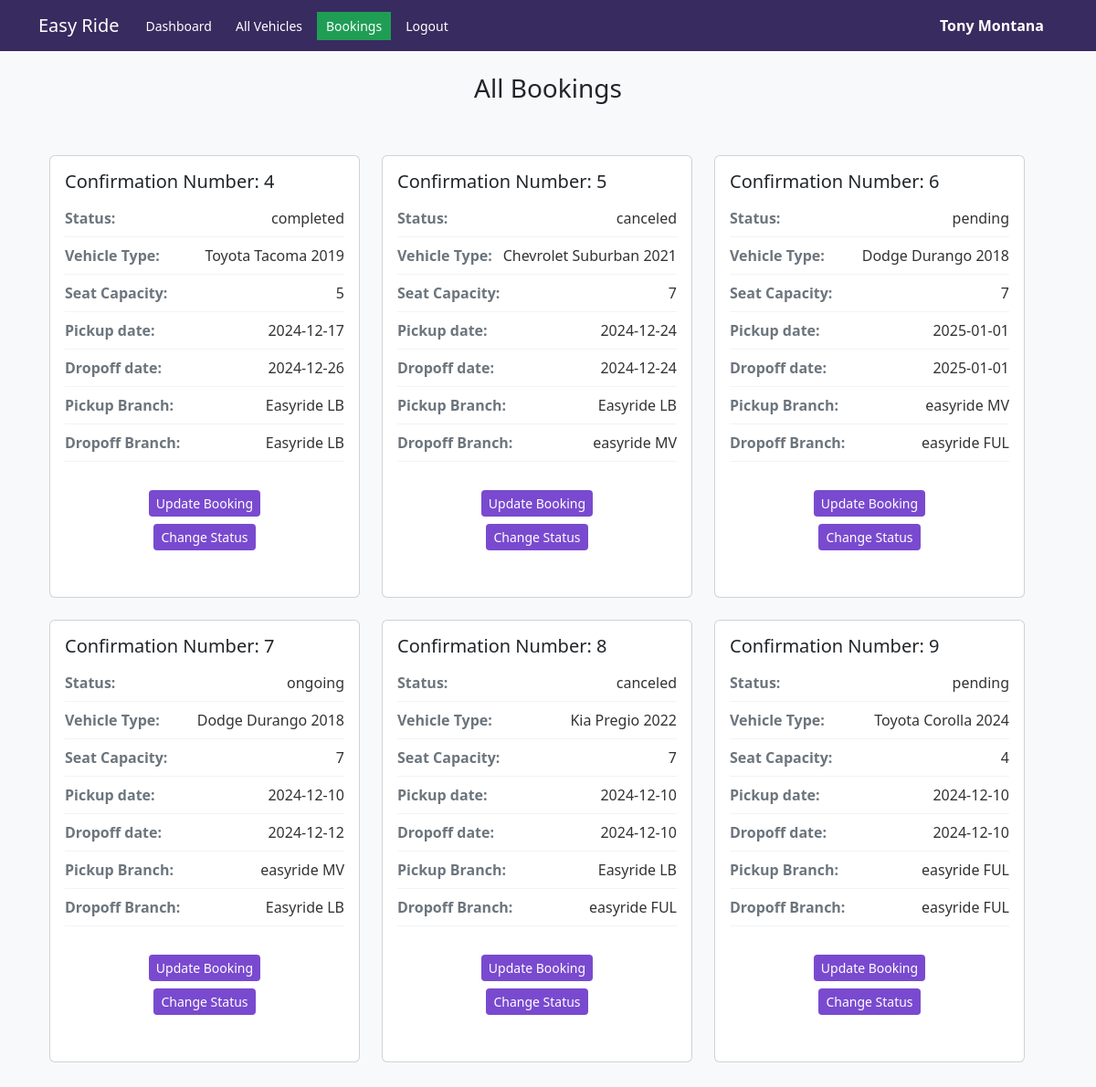
The page /employee_profile.php (signed in) on the database its author committed.
### tables this page shows
CREATE TABLE `employee` (
  `employee_id` int(11) NOT NULL,
  `employee_fname` varchar(25) NOT NULL,
  `employee_lname` varchar(25) NOT NULL,
  `employee_address` varchar(255) NOT NULL,
  `employee_phonenum` varchar(15) NOT NULL,
  `employee_email` varchar(50) NOT NULL,
  `employee_password` varchar(100) NOT NULL,
  `branch_id` int(11) NOT NULL
);

CREATE TABLE `booking` (
  `confirmation_num` int(11) NOT NULL,
  `status` varchar(25) NOT NULL DEFAULT 'pending',
  `vehicle_registration` int(11) NOT NULL,
  `pickup_date` date NOT NULL,
  `pickup_employee_email` varchar(50) DEFAULT NULL,
  `customer_id` int(11) NOT NULL,
  `drop_date` date NOT NULL,
  `drop_employee_email` varchar(50) DEFAULT NULL,
  `pickup_branch_id` int(11) NOT NULL,
  `drop_branch_id` int(11) NOT NULL,
  `amount` float(10,2) NOT NULL
);

CREATE TABLE `vehicle` (
  `car_id` int(11) NOT NULL,
  `c_name` varchar(25) NOT NULL,
  `description` varchar(200) NOT NULL,
  `model_year` int(11) NOT NULL,
  `manufacturer` varchar(20) NOT NULL,
  `color` varchar(10) NOT NULL
);

CREATE TABLE `vehicle_details` (
  `registration_num` int(11) NOT NULL,
  `seat_capacity` int(11) NOT NULL,
  `mileage` int(11) NOT NULL,
  `rate` float(10,2) NOT NULL,
  `type_car_id` int(11) NOT NULL,
  `fuel_type_id` int(11) NOT NULL,
  `vehicle_branch_id` int(11) NOT NULL,
  `car_id` int(11) NOT NULL
);

CREATE TABLE `branch` (
  `branch_id` int(11) NOT NULL,
  `location` varchar(50) NOT NULL,
  `branch_name` varchar(50) NOT NULL
);

### includes/init.php (called while the page is built, shortened)
<?php
require 'classes/employee.php';
require 'classes/booking.php';
$db_obj = new Database();
$db_connection = $db_obj->dbConnection();
$employee_obj = new Employee($db_connection);
$booking_obj = new Booking($db_connection);

### includes/classes/employee.php (called while the page is built, shortened)
<?php
class Employee{
    protected $db;
    function __construct($db_connection){
        $this->db = $db_connection;
    }
    function find_employee_by_id($id){
        try{
            $find_employee = $this->db->prepare("SELECT * FROM `employee` WHERE employee_id = ?");
            $find_employee->execute([$id]);
            if($find_employee->rowCount() === 1){
                return $find_employee->fetch(PDO::FETCH_OBJ);
            }
            else{
                return null;
            }
        }
        catch (PDOException $e) {
            error_log($e->getMessage());
            return null;
        }
    }
}
?>

### includes/classes/booking.php (called while the page is built, shortened)
<?php
class Booking{
    protected $db;
    function __construct($db_connection){
        $this->db = $db_connection;
    }
    function all_bookings(){
        try{
            $get_bookings = $this->db->prepare("SELECT * FROM `booking`");
            $get_bookings->execute();
            $get_bookings = $this->db->prepare("SELECT confirmation_num, status, manufacturer, c_name, model_year, seat_capacity, pickup_date, drop_date, b1.branch_name as b1_branch_name, b2.branch_name as b2_branch_name, customer_id
                                                FROM `booking` as bo
                                                LEFT JOIN `vehicle_details` as vd ON
                                                vd.registration_num=bo.vehicle_registration
                                                LEFT JOIN `vehicle` as v ON v.car_id=vd.car_id
                                                LEFT JOIN `branch` as b1 ON b1.branch_id=bo.pickup_branch_id
                                                LEFT JOIN `branch` as b2 ON b2.branch_id=bo.drop_branch_id");
            $get_bookings->execute();
            if($get_bookings->rowCount() > 0){
                return $get_bookings->fetchAll(PDO::FETCH_OBJ);
            }
            else{
                return false;
            }
        }
        catch (PDOException $e) {
            die($e->getMessage());
        }
    }
}
?>

### employee_profile.php (the view, shortened to what this page needs)
<?php
require 'includes/init.php';
if(isset($_SESSION['employee_id']) && isset($_SESSION['email'])){
    $employee_data = $employee_obj->find_employee_by_id($_SESSION['employee_id']);
    $all_bookings = $booking_obj->all_bookings();
}
else{
    header('Location: logout.php');
    exit;
}
?>
<!DOCTYPE html>
<html lang="en">
<head>
    <link rel="stylesheet" href="./style.css">
    <link href="https://cdn.jsdelivr.net/npm/bootstrap@5.3.0-alpha1/dist/css/bootstrap.min.css" rel="stylesheet">
</head>
<body class="bg-light">
<nav class="navbar navbar-expand-lg navbar-dark nav-container">
        <div class="container">
            <a class="navbar-brand" href="#">Easy Ride</a>
            <div class="collapse navbar-collapse justify-content-center" id="navbarNav">
                <ul class="navbar-nav me-auto mb-2 mb-lg-0">
                <li class="nav-item"><a href="stats.php" rel="noopener noreferrer" class="nav-link">Dashboard</a></li>
                    <li class="nav-item"><a href="employee_vehicles.php" rel="noopener noreferrer" class="nav-link">All Vehicles</a></li>
                    <li class="nav-item"><a href="employee_profile.php" rel="noopener noreferrer" class="nav-link active">Bookings</a></li>
                    <li class="nav-item"><a href="logout.php" rel="noopener noreferrer" class="nav-link">Logout</a></li>
                </ul>
                <span class="employee-name">
                <?php echo  $employee_data->employee_fname." ".$employee_data->employee_lname;?>
            </span>
            </div>
        </div>
    </nav>
    <div class="container px-4 py-4">
            <div class="row mb-4">
                <div class="col-12">
                    <h1 class="h3">All Bookings</h1>
                </div>
            <div class="row g-4">
                <?php
                if($all_bookings){
                    foreach($all_bookings as $row){
                        echo '<div class="col-xl-4 col-md-6 col-sm-12">
                                <div class="card vehicle-card h-100">
                                    <div class="card-body">
                                        <h5 class="card-title">Confirmation Number: '.$row->confirmation_num.'</h5>
                                        <div class="detail-row"><span class="detail-label">Status:</span><span class="detail-value"> '. $row->status.'</span></div>
                                        <div class="detail-row"><span class="detail-label">Vehicle Type:</span><span class="detail-value"> '.$row->manufacturer.' '.$row->c_name.' '.$row->model_year.'</span></div>
                                        <div class="detail-row"><span class="detail-label">Seat Capacity:</span><span class="detail-value"> '.$row->seat_capacity.'</span></div>
                                        <div class="detail-row"><span class="detail-label">Pickup date:</span><span class="detail-value"> '.$row->pickup_date.'</span></div>
                                        <div class="detail-row"><span class="detail-label">Dropoff date:</span><span class="detail-value">'.$row->drop_date.'</span></div>
                                        <div class="detail-row"><span class="detail-label">Pickup Branch:</span><span class="detail-value">'.$row->b1_branch_name.'</span></div>
                                        <div class="detail-row"><span class="detail-label">Dropoff Branch:</span><span class="detail-value"> '.$row->b2_branch_name.'</span></div>
                                        <div class="card-footer row mt-3">
                                        <div class="text-center"><a href="booking_profile.php?id='.$row->confirmation_num.'" class="btn btn-primary btn-sm">Update Booking</a></div>
                                        <div class="text-center mt-2"><a href="booking_status.php?id='.$row->confirmation_num.'" class="btn btn-primary btn-sm">Change Status</a></div>
                                        </div>
                                    </div>
                                </div>
                            </div>';
                    }
                }
                else{
                    echo '<div class="alert alert-info">There is no bookings!</div>';
                }
                ?>
            </div>
        </div>
    </div>
</body>
</html>

### style.css (style rules this page uses)
* { box-sizing: border-box; -webkit-box-sizing: border-box; }
body { padding: 0px; margin: 0; font-family: 'Open Sans', sans-serif; background-color: #F8FAFC; }
a { color: inherit; text-decoration: none; outline: none; }
h1 { text-align: center; color: #232323; }
.active { outline: none; background-color: #1F9D55 !important; color: #FFF !important; }
body { font-family: 'Open Sans', sans-serif; background-color: #F8FAFC; color: #232323; }
.nav-container { background-color: #382B5F !important; }
.nav-container .nav-link { color: #FFF !important; font-size: 14px; padding: 5px 10px !important; margin: 0 3px; }
.nav-container .nav-link.active { background-color: #1F9D55 !important; color: #FFF !important; }
.btn-primary { background-color: #794ACF !important; border-color: #794ACF !important; }
.container { max-width: 100%; }
.employee-name { color: #FFF; margin-right: 15px; font-weight: bold; }
.vehicle-card { border-radius: 10px; transition: transform 0.3s ease, box-shadow 0.3s ease; margin-bottom: 20px; }
.detail-row { display: flex; justify-content: space-between; padding: 8px 0; border-bottom: 1px solid #f1f3f5; }
.detail-label { color: #6c757d; font-weight: 600; }
.detail-value { color: #333; }
.vehicle-card .card-footer { background-color: transparent; border-top: none; padding: 15px; }
.vehicle-card .btn-primary { background-color: var(--primary-color, #007bff); border: none; transition: background-color 0.3s ease; }

### rows shown on the page
employee: employee_fname "Tony", employee_lname "Montana"
booking: confirmation_num "4", status "completed", vehicle.manufacturer "Toyota", vehicle.c_name "Tacoma", vehicle.model_year "2019", vehicle_details.seat_capacity "5", pickup_date "2024-12-17", drop_date "2024-12-26", pickup_branch.branch_name "Easyride LB"
booking: confirmation_num "5", status "canceled", vehicle.manufacturer "Chevrolet", vehicle.c_name "Suburban", vehicle.model_year "2021", vehicle_details.seat_capacity "7", pickup_date "2024-12-24", drop_date "2024-12-24", pickup_branch.branch_name "Easyride LB", drop_branch.branch_name "easyride MV"
booking: confirmation_num "6", status "pending", vehicle.manufacturer "Dodge", vehicle.c_name "Durango", vehicle.model_year "2018", vehicle_details.seat_capacity "7", pickup_date "2025-01-01", drop_date "2025-01-01", pickup_branch.branch_name "easyride MV", drop_branch.branch_name "easyride FUL"
booking: confirmation_num "7", status "ongoing", vehicle.manufacturer "Dodge", vehicle.c_name "Durango", vehicle.model_year "2018", vehicle_details.seat_capacity "7", pickup_date "2024-12-10", drop_date "2024-12-12", pickup_branch.branch_name "easyride MV", drop_branch.branch_name "Easyride LB"
booking: confirmation_num "8", status "canceled", vehicle.manufacturer "Kia", vehicle.c_name "Pregio", vehicle.model_year "2022", vehicle_details.seat_capacity "7", pickup_date "2024-12-10", drop_date "2024-12-10", pickup_branch.branch_name "Easyride LB", drop_branch.branch_name "easyride FUL"
booking: confirmation_num "9", status "pending", vehicle.manufacturer "Toyota", vehicle.c_name "Corolla", vehicle.model_year "2024", vehicle_details.seat_capacity "4", pickup_date "2024-12-10", drop_date "2024-12-10", pickup_branch.branch_name "easyride FUL"
